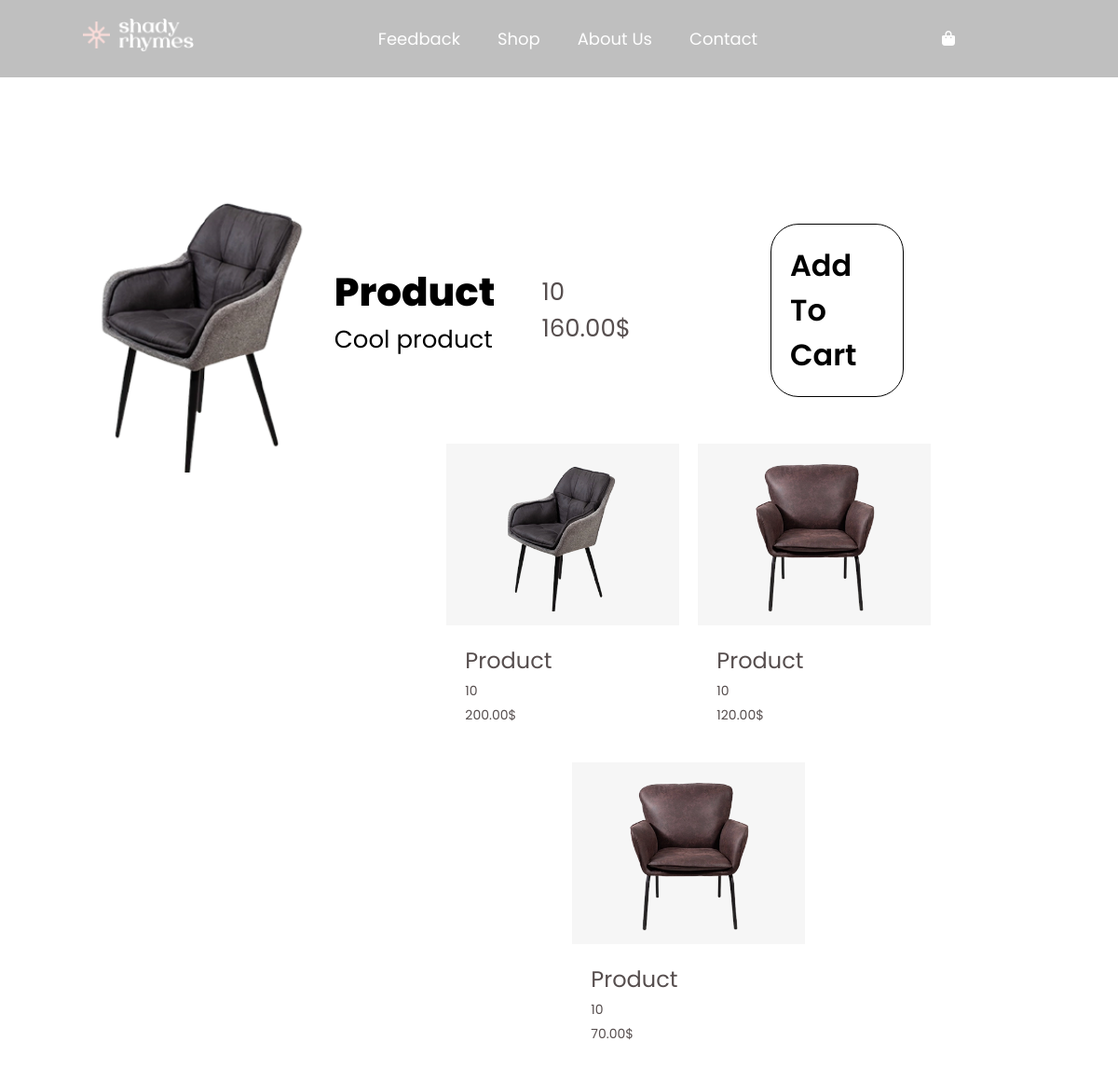
/product/product, run on the app's committed database.
### apps/core/models.py (models this page shows, shortened)
class Product(models.Model):
    category = models.ForeignKey(Category, on_delete=models.DO_NOTHING, null=True, blank=True)
    name = models.CharField(max_length=100)
    description = models.TextField(null=True, blank=True)
    price = models.DecimalField(max_digits=10, decimal_places=2)
    image = models.ImageField(upload_to='images/')
    rating = models.PositiveSmallIntegerField(validators=[MaxValueValidator(Decimal("10"))])
    is_active = models.BooleanField(default=True)
    created_at = models.DateTimeField(auto_now_add=True)
    slugify = models.SlugField(unique=True, blank=True)

### apps/core/views.py (the view)
class ProductDetailView(DetailView):
    template_name = 'core/detail.html'
    model = Product
    slug_field = "slugify"
    slug_url_kwarg = "slugify"
    def get_context_data(self, **kwargs):
        ctx = super().get_context_data(**kwargs)
        qs = Product.objects.all()
        ids = list(qs.values_list("id", flat=True)[:200])
        random_ids = random.sample(ids, min(len(ids), 3)) if ids else []
        random_obj = list(
            Product.objects.filter(id__in=random_ids)
        )
        random_obj.sort(key=lambda x: random_ids.index(x.id))
        ctx["random_obj"] = random_obj
        return ctx

### template/core/detail.html (shortened to what this page needs)
{% extends 'base.html' %}
{% block content %}
<section class="detail_section">
    <div class="first_detail_bit">
        <img class="detail_image" src="{{object.image.url}}" alt="{{object.name}} img">
    </div>
    <div class="second_detail_bit">
        <div class="upper_div">
            <div class="first_content_half">
                <h1 class="detail_title">{{object.name}}</h1>
                <p class="detail_subtitle">{{object.description}}</p>
            </div>
            <div class="second_content_half">
                <p class="detail_integers">{{object.rating}}</p>
                <p class="detail_integers">{{object.price}}$</p>
            </div>
            <a class="add_to_cart" href="{% url 'user_feedback:add_to_cart' object.slugify %}">Add To Cart</a>
        </div>
        <div class="down_div">
            <ul class="products_list">
                {% for i in random_obj %}
                    <li class="products_item">
                        <a href="{% url 'core:product_detail' i.slugify %}">
                            <div class="products_img_container det_img_div">
                                <img class="products_image det_img" src="{{i.image.url}}" alt="{{i.image.url}}">
                            </div>
                            <div class="products_content">
                                <h1 class="products_name">{{i.name}}</h1>
                                <p class="products_data">{{i.rating}}</p>
                                <p class="products_data">{{i.price}}$</p>
                            </div>
                        </a>
                    </li>
                {% endfor %}
            </ul>
        </div>
    </div>
</section>
{% endblock content %}

### static/style/style.css (style rules this page uses)
* { color: black; text-decoration: none; list-style-type: none; border: none; margin: 0; padding: 0; font-family: "Poppins", sans-serif; }
.products_list { display: flex; flex-wrap: wrap; justify-content: center; }
.products_item { padding: 10px 10px; }
.products_img_container { display: flex; width: 400px; height: 375px; background-color: #F6F6F6; justify-content: center; align-items: center; }
.products_image { width: 250px; height: auto; }
.products_content { padding: 20px 20px; text-align: left; }
.products_name { font-weight: 400; size: 18px; color: #564E4E; }
.products_data { padding-top: 5px; font-weight: 400; font-size: 14px; color: #564E4E; }
.detail_section { padding: 200px 80px; display: flex; justify-content: space-around; }
.det_img_div { width: 250px !important; height: 195px !important; }
.det_img { width: 150px !important; }
.first_detail_bit { width: 30%; }
.detail_image { width: 100%; }
.upper_div { display: flex; align-items: center; padding: 40px 0; }
.first_content_half { padding-right: 50px; }
.detail_title { font-size: 42px; font-weight: 800; }
.detail_subtitle { font-size: 26px; font-weight: 400; }
.detail_integers { font-size: 26px; font-weight: 400; color: #564E4E; }
.add_to_cart { margin: 0 150px; padding: 20px; font-size: 32px; font-weight: 600; border: 1px solid black; display: inline-block; border-radius: 30px; }

### data on the page
Product: image (picture), name "Product", description "Cool product", rating "10", price "160.00"
Product: image (picture), name "Product", rating "10", price "200.00"
Product: image (picture), name "Product", rating "10", price "120.00"
Product: image (picture), name "Product", rating "10", price "70.00"
